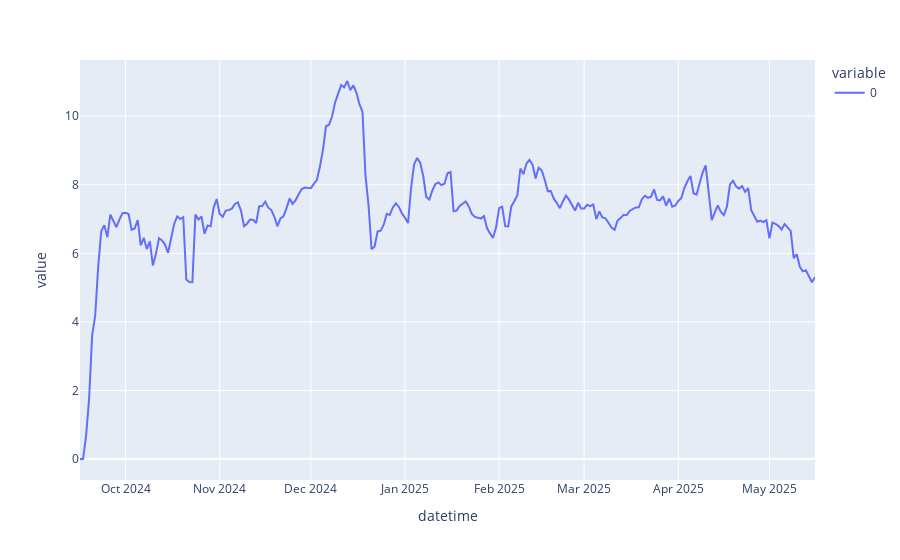

Notebook code for this chart:
### Code cell
# this is correct
safe_tvl_by_destination = (
    destination_state_df.groupby(["datetime", "readable_name"])[["safe_tvl_by_destination"]]
    .sum()
    .reset_index()
    .pivot(values="safe_tvl_by_destination", index="datetime", columns="readable_name")
)

total_safe_tvl_over_time = safe_tvl_by_destination.sum(axis=1)
portion_alloaction_by_destination_df = safe_tvl_by_destination.div(total_safe_tvl_over_time, axis=0)

min_apr_by_destination = (
    destination_state_df.groupby(["datetime", "readable_name"])[["unweighted_expected_apr"]]
    .min()
    .reset_index()
    .pivot(values="unweighted_expected_apr", index="datetime", columns="readable_name")
)
max_apr_by_destination = (
    destination_state_df.groupby(["datetime", "readable_name"])[["unweighted_expected_apr"]]
    .max()
    .reset_index()
    .pivot(values="unweighted_expected_apr", index="datetime", columns="readable_name")
)
expected_apr = (max_apr_by_destination * portion_alloaction_by_destination_df).sum(axis=1)
px.line((max_apr_by_destination * portion_alloaction_by_destination_df).sum(axis=1))
# expected APR, this is right

# expected_apr
# # px.bar(total_safe_tvl_over_time).show()
# px.bar(safe_tvl_by_destination).show()
# px.bar(portion_alloaction_by_destination_df).show()
# px.line(expected_apr_by_destination)

### Figure 1 — Plotly figure (JSON) as saved in the notebook; plotly's stock layout.template omitted (floating-point values rounded to 4 significant figures; data arrays with more than 128 entries replaced by an {"elided": "..."} marker saying what was removed)
{"data": [{"hovertemplate": "variable=0<br>datetime=%{x}<br>value=%{y}<extra></extra>", "legendgroup": "0", "line": {"color": "#636efa", "dash": "solid"}, "marker": {"symbol": "circle"}, "mode": "lines", "name": "0", "orientation": "v", "showlegend": true, "type": "scatter", "x": {"elided": "243 str values"}, "xaxis": "x", "y": {"elided": "243 float values"}, "yaxis": "y"}], "layout": {"legend": {"title": {"text": "variable"}, "tracegroupgap": 0}, "margin": {"t": 60}, "xaxis": {"anchor": "y", "domain": [0, 1], "title": {"text": "datetime"}}, "yaxis": {"anchor": "x", "domain": [0, 1], "title": {"text": "value"}}}}
